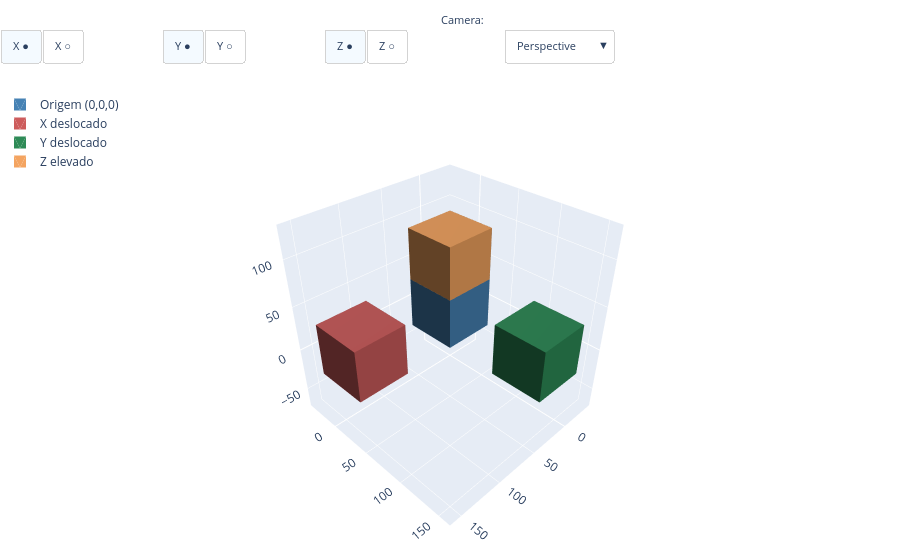

The cell this chart's notebook holds for it:
### Markdown cell above
Em apenas duas linhas: uma cria a geometria, a outra a exibe. O gráfico gerado é interativo — você pode **orbitar**, **aproximar** e **afastar** com o mouse diretamente na célula.

Nos próximos tópicos vamos entender o que cada parte desse código significa.

---

## Objetos e Planos

Diferente do CadQuery, o build123d não exige um `Workplane` para criar uma primitiva — `b3d.Box(5, 3, 2)` já é, por si só, um sólido posicionado na origem `(0, 0, 0)`. O conceito de **plano de trabalho** continua existindo (é assim que se define sobre qual superfície uma operação 2D acontece, ou para onde um sólido é deslocado), mas ele aparece como a classe **`b3d.Plane`**, usada quando você precisa dela — não como ponto de partida obrigatório.

Os três planos principais já vêm prontos como constantes:

| Nome | Plano | Uso comum |
|------|-------|-----------|
| `b3d.Plane.XY` | Horizontal (chão) | Plantas baixas, lajes |
| `b3d.Plane.XZ` | Frontal (fachada) | Elevações frontais |
| `b3d.Plane.YZ` | Lateral | Cortes laterais |

---

### Definindo uma origem personalizada

Para posicionar um objeto a partir de um ponto específico (e não da origem `(0, 0, 0)`), multiplicamos um `b3d.Plane` deslocado pelo objeto:

```python
b3d.Plane(origin=(x, y, z)) * b3d.Box(l, w, h)
```

O operador `*` aplica a localização do plano ao objeto à direita — o resultado é uma cópia do objeto posicionada naquele ponto. É o equivalente direto ao `cq.Workplane("XY", origin=(x, y, z))` do CadQuery.

Veja a comparação: quatro caixas idênticas criadas com origens diferentes.

### Code cell
# Caixa na origem padrão (0, 0, 0)
caixa_centro = b3d.Box(60, 60, 60)

# Caixa com origem deslocada 120mm no eixo X
caixa_direita = b3d.Plane(origin=(120, 0, 0)) * b3d.Box(60, 60, 60)

# Caixa com origem deslocada 120mm no eixo Y
caixa_frente = b3d.Plane(origin=(0, 120, 0)) * b3d.Box(60, 60, 60)

# Caixa com origem elevada 60mm no eixo Z
# Útil para empilhar volumes, como pavimentos de um edifício
caixa_cima = b3d.Plane(origin=(0, 0, 60)) * b3d.Box(60, 60, 60)

show(
    [caixa_centro, caixa_direita, caixa_frente, caixa_cima],
    names=["Origem (0,0,0)", "X deslocado", "Y deslocado", "Z elevado"]
)

### Figure 1 — Plotly figure (JSON) as saved in the notebook; plotly's stock layout.template omitted (floating-point values rounded to 4 significant figures)
{"data": [{"color": "steelblue", "flatshading": true, "i": [1, 1, 5, 5, 11, 11, 15, 15, 19, 19, 23, 23], "j": [2, 3, 4, 6, 8, 10, 13, 12, 16, 18, 21, 20], "k": [0, 2, 6, 7, 9, 8, 12, 14, 17, 16, 20, 22], "lighting": {"ambient": 0.4, "diffuse": 0.8, "specular": 0.2}, "name": "Origem (0,0,0)", "opacity": 1, "showlegend": true, "type": "mesh3d", "x": [-30, -30, -30, -30, 30, 30, 30, 30, -30, 30, -30, 30, -30, 30, -30, 30, -30, -30, 30, 30, -30, -30, 30, 30], "y": [-30, -30, 30, 30, -30, -30, 30, 30, -30, -30, -30, -30, 30, 30, 30, 30, -30, 30, -30, 30, -30, 30, -30, 30], "z": [-30, 30, -30, 30, -30, 30, -30, 30, -30, -30, 30, 30, -30, -30, 30, 30, -30, -30, -30, -30, 30, 30, 30, 30]}, {"color": "indianred", "flatshading": true, "i": [1, 1, 5, 5, 11, 11, 15, 15, 19, 19, 23, 23], "j": [2, 3, 4, 6, 8, 10, 13, 12, 16, 18, 21, 20], "k": [0, 2, 6, 7, 9, 8, 12, 14, 17, 16, 20, 22], "lighting": {"ambient": 0.4, "diffuse": 0.8, "specular": 0.2}, "name": "X deslocado", "opacity": 1, "showlegend": true, "type": "mesh3d", "x": [90, 90, 90, 90, 150, 150, 150, 150, 90, 150, 90, 150, 90, 150, 90, 150, 90, 90, 150, 150, 90, 90, 150, 150], "y": [-30, -30, 30, 30, -30, -30, 30, 30, -30, -30, -30, -30, 30, 30, 30, 30, -30, 30, -30, 30, -30, 30, -30, 30], "z": [-30, 30, -30, 30, -30, 30, -30, 30, -30, -30, 30, 30, -30, -30, 30, 30, -30, -30, -30, -30, 30, 30, 30, 30]}, {"color": "seagreen", "flatshading": true, "i": [1, 1, 5, 5, 11, 11, 15, 15, 19, 19, 23, 23], "j": [2, 3, 4, 6, 8, 10, 13, 12, 16, 18, 21, 20], "k": [0, 2, 6, 7, 9, 8, 12, 14, 17, 16, 20, 22], "lighting": {"ambient": 0.4, "diffuse": 0.8, "specular": 0.2}, "name": "Y deslocado", "opacity": 1, "showlegend": true, "type": "mesh3d", "x": [-30, -30, -30, -30, 30, 30, 30, 30, -30, 30, -30, 30, -30, 30, -30, 30, -30, -30, 30, 30, -30, -30, 30, 30], "y": [90, 90, 150, 150, 90, 90, 150, 150, 90, 90, 90, 90, 150, 150, 150, 150, 90, 150, 90, 150, 90, 150, 90, 150], "z": [-30, 30, -30, 30, -30, 30, -30, 30, -30, -30, 30, 30, -30, -30, 30, 30, -30, -30, -30, -30, 30, 30, 30, 30]}, {"color": "sandybrown", "flatshading": true, "i": [1, 1, 5, 5, 11, 11, 15, 15, 19, 19, 23, 23], "j": [2, 3, 4, 6, 8, 10, 13, 12, 16, 18, 21, 20], "k": [0, 2, 6, 7, 9, 8, 12, 14, 17, 16, 20, 22], "lighting": {"ambient": 0.4, "diffuse": 0.8, "specular": 0.2}, "name": "Z elevado", "opacity": 1, "showlegend": true, "type": "mesh3d", "x": [-30, -30, -30, -30, 30, 30, 30, 30, -30, 30, -30, 30, -30, 30, -30, 30, -30, -30, 30, 30, -30, -30, 30, 30], "y": [-30, -30, 30, 30, -30, -30, 30, 30, -30, -30, -30, -30, 30, 30, 30, 30, -30, 30, -30, 30, -30, 30, -30, 30], "z": [30, 90, 30, 90, 30, 90, 30, 90, 30, 30, 90, 90, 30, 30, 90, 90, 30, 30, 30, 30, 90, 90, 90, 90]}], "layout": {"annotations": [{"font": {"size": 11}, "showarrow": false, "text": "Axes:", "x": -0.01, "xanchor": "right", "xref": "paper", "y": 1.17, "yref": "paper"}, {"font": {"size": 11}, "showarrow": false, "text": "Camera:", "x": 0.54, "xanchor": "right", "xref": "paper", "y": 1.17, "yref": "paper"}], "legend": {"x": 0, "y": 1}, "margin": {"b": 0, "l": 0, "r": 0, "t": 90}, "scene": {"aspectmode": "manual", "aspectratio": {"x": 1, "y": 1, "z": 1}, "camera": {"eye": {"x": 1.5, "y": 1.5, "z": 1.5}, "projection": {"type": "perspective"}, "up": {"x": 0, "y": 0, "z": 1}}, "xaxis": {"backgroundcolor": "rgb(230, 236, 245)", "gridcolor": "white", "gridwidth": 1, "range": [-43.5, 163.5], "showbackground": true, "showgrid": true, "showline": false, "showspikes": true, "showticklabels": true, "title": {"text": ""}, "zeroline": true, "zerolinecolor": "white", "zerolinewidth": 2}, "yaxis": {"backgroundcolor": "rgb(230, 236, 245)", "gridcolor": "white", "gridwidth": 1, "range": [-43.5, 163.5], "showbackground": true, "showgrid": true, "showline": false, "showspikes": true, "showticklabels": true, "title": {"text": ""}, "zeroline": true, "zerolinecolor": "white", "zerolinewidth": 2}, "zaxis": {"backgroundcolor": "rgb(230, 236, 245)", "gridcolor": "white", "gridwidth": 1, "range": [-73.5, 133.5], "showbackground": true, "showgrid": true, "showline": false, "showspikes": true, "showticklabels": true, "title": {"text": ""}, "zeroline": true, "zerolinecolor": "white", "zerolinewidth": 2}}, "updatemenus": [{"active": 0, "bgcolor": "white", "bordercolor": "lightgray", "buttons": [{"args": [{"scene.xaxis": {"backgroundcolor": "rgb(230, 236, 245)", "gridcolor": "white", "gridwidth": 1, "range": [-43.5, 163.5], "showbackground": true, "showgrid": true, "showline": false, "showspikes": true, "showticklabels": true, "title": {"text": ""}, "zeroline": true, "zerolinecolor": "white", "zerolinewidth": 2}}], "label": "X ●", "method": "relayout"}, {"args": [{"scene.xaxis": {"range": [-43.5, 163.5], "showbackground": false, "showgrid": false, "showline": false, "showspikes": false, "showticklabels": false, "title": {"text": ""}, "zeroline": false}}], "label": "X ○", "method": "relayout"}], "direction": "right", "font": {"size": 11}, "showactive": true, "type": "buttons", "x": 0, "xanchor": "left", "y": 1.13, "yanchor": "top"}, {"active": 0, "bgcolor": "white", "bordercolor": "lightgray", "buttons": [{"args": [{"scene.yaxis": {"backgroundcolor": "rgb(230, 236, 245)", "gridcolor": "white", "gridwidth": 1, "range": [-43.5, 163.5], "showbackground": true, "showgrid": true, "showline": false, "showspikes": true, "showticklabels": true, "title": {"text": ""}, "zeroline": true, "zerolinecolor": "white", "zerolinewidth": 2}}], "label": "Y ●", "method": "relayout"}, {"args": [{"scene.yaxis": {"range": [-43.5, 163.5], "showbackground": false, "showgrid": false, "showline": false, "showspikes": false, "showticklabels": false, "title": {"text": ""}, "zeroline": false}}], "label": "Y ○", "method": "relayout"}], "direction": "right", "font": {"size": 11}, "showactive": true, "type": "buttons", "x": 0.18, "xanchor": "left", "y": 1.13, "yanchor": "top"}, {"active": 0, "bgcolor": "white", "bordercolor": "lightgray", "buttons": [{"args": [{"scene.zaxis": {"backgroundcolor": "rgb(230, 236, 245)", "gridcolor": "white", "gridwidth": 1, "range": [-73.5, 133.5], "showbackground": true, "showgrid": true, "showline": false, "showspikes": true, "showticklabels": true, "title": {"text": ""}, "zeroline": true, "zerolinecolor": "white", "zerolinewidth": 2}}], "label": "Z ●", "method": "relayout"}, {"args": [{"scene.zaxis": {"range": [-73.5, 133.5], "showbackground": false, "showgrid": false, "showline": false, "showspikes": false, "showticklabels": false, "title": {"text": ""}, "zeroline": false}}], "label": "Z ○", "method": "relayout"}], "direction": "right", "font": {"size": 11}, "showactive": true, "type": "buttons", "x": 0.36, "xanchor": "left", "y": 1.13, "yanchor": "top"}, {"active": 0, "bgcolor": "white", "bordercolor": "lightgray", "buttons": [{"args": [{"scene.aspectmode": "manual", "scene.aspectratio": {"x": 1, "y": 1, "z": 1}, "scene.camera": {"eye": {"x": 1.5, "y": 1.5, "z": 1.5}, "projection": {"type": "perspective"}, "up": {"x": 0, "y": 0, "z": 1}}}], "label": "Perspective", "method": "relayout"}, {"args": [{"scene.aspectmode": "manual", "scene.aspectratio": {"x": 1, "y": 1, "z": 1}, "scene.camera": {"eye": {"x": 2.5, "y": 2.5, "z": 2.5}, "projection": {"type": "orthographic"}, "up": {"x": 0, "y": 0, "z": 1}}}], "label": "Orthographic", "method": "relayout"}], "direction": "down", "font": {"size": 11}, "showactive": true, "type": "dropdown", "x": 0.56, "xanchor": "left", "y": 1.13, "yanchor": "top"}]}}
